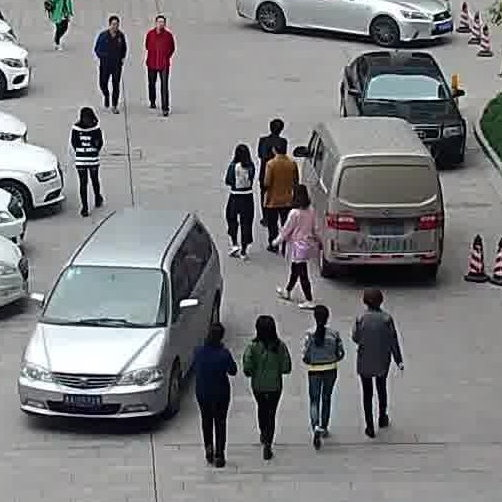
//> input picture yolo-fastest-v2-ncnn-raspberry-pi-4/parking_tiny.jpg, 502 x 502 px, given in place of the camera
$ ./mainLane   (built with g++ and OpenCV 4)
//> lines starting //> are read from the running program, lines starting //| are printed output that depends on the picture; after the words box and inside, x2 and y2 are one past the last pixel; in counts of white or black regions, pixels touching at a corner belong together
### yolo-fastest-v2-ncnn-raspberry-pi-4/yolo-fastestv2.h
#ifndef NCNN_H_
#define NCNN_H_

#include "net.h"

#include <vector>
#include <opencv2/opencv.hpp>

class TargetBox
{
private:
    float getWidth() { return (x2 - x1); };
    float getHeight() { return (y2 - y1); };

public:
    int x1;
    int y1;
    int x2;
    int y2;

    int cate;
    float score;

    float area() { return getWidth() * getHeight(); };
};

class yoloFastestv2
{
private:
    ncnn::Net net;
    std::vector<float> anchor;

    int numAnchor;
    int numOutput;
    int numThreads;
    int numCategory;
    int inputWidth, inputHeight;

    float nmsThresh;

    int nmsHandle(std::vector<TargetBox> &tmpBoxes, std::vector<TargetBox> &dstBoxes);
    int getCategory(const float *values, int index, int &category, float &score);
    int predHandle(const ncnn::Mat *out, std::vector<TargetBox> &dstBoxes,
                   const float scaleW, const float scaleH, const float thresh);

public:
    yoloFastestv2();
    ~yoloFastestv2();

    int init(const bool use_vulkan_compute=false);
    int loadModel(const char* paramPath, const char* binPath);
    int detection(const cv::Mat srcImg, std::vector<TargetBox> &dstBoxes,
                  const float thresh = 0.3);
};
#endif

### yolo-fastest-v2-ncnn-raspberry-pi-4/yolo-fastestv2.cpp
#include <math.h>
#include <algorithm>
#include "yolo-fastestv2.h"

//模型的参数配置
yoloFastestv2::yoloFastestv2()
{
    numOutput = 2;
    numThreads = 4;
    numAnchor = 3;
    numCategory = 80;
    nmsThresh = 0.25;
    inputWidth = 352;
    inputHeight = 352;
    //anchor box w h
    std::vector<float> bias {12.64, 19.39, 37.88,51.48, 55.71, 138.31,
                             126.91, 78.23, 131.57, 214.55, 279.92, 258.87};

    anchor.assign(bias.begin(), bias.end());
}

yoloFastestv2::~yoloFastestv2()
{
    ;
}

// [186 lines left out: functions init, loadModel, intersection_area, scoreSort, nmsHandle, getCategory and 2 more, not called in this run]

### yolo-fastest-v2-ncnn-raspberry-pi-4/mainLane.cpp
/* Use openCV to do Lane Detection

*/


#include <opencv2/core/core.hpp>
#include <opencv2/highgui/highgui.hpp>
#include <opencv2/imgproc/imgproc.hpp>

#include <chrono>
#include <iostream>
#include <string>
#include <vector>

#include "yolo-fastestv2.h"

yoloFastestv2 yoloF2;

// write a function do Region of Interest (ROI) to mask out the sky and surroundings to reduce false positives dramatically.
// 去掉上边一半的面积，裁掉
void region_of_interest(cv::Mat& img, cv::Mat& mask) {
    // Define a polygon that covers the lower half of the image (where the road is likely to be)
    std::vector<cv::Point> vertices;
    int img_width = img.cols;
    int img_height = img.rows;
    vertices.push_back(cv::Point(0, img_height)); // Bottom-left corner
    vertices.push_back(cv::Point(img_width, img_height)); // Bottom-right corner
    vertices.push_back(cv::Point(img_width, img_height * 0.5)); // Top-right corner
    vertices.push_back(cv::Point(0, img_height * 0.5)); // Top-left corner
    cv::fillConvexPoly(mask, vertices, cv::Scalar(255));
    cv::bitwise_and(img, mask, img);
}

// write a function to do Hough Transform for Lane Lines
void hough_transform(cv::Mat& img) {
    std::vector<cv::Vec4i> lines;
    // Parameters: image, output vector, rho, theta, threshold
    cv::HoughLinesP(img, lines, 1, CV_PI / 180, 150, 80, 40);
    for (size_t i = 0; i < lines.size(); i++) {
        cv::Vec4i l = lines[i];
        cv::line(img, cv::Point(l[0], l[1]), cv::Point(l[2], l[3]), cv::Scalar(255), 3, cv::LINE_AA);
    }
}

int main(int argc, char** argv)
{
    // const std::string defaultUrl = "http://127.0.0.1:8080/?action=stream";
    // const std::string streamUrl = (argc > 1) ? argv[1] : defaultUrl;

    // /dev/video0
    cv::VideoCapture cap(0);
    cap.set(cv::CAP_PROP_FRAME_WIDTH, 352);
    cap.set(cv::CAP_PROP_FRAME_HEIGHT, 288);
    cap.set(cv::CAP_PROP_FPS, 30);
    cap.set(cv::CAP_PROP_FOURCC, cv::VideoWriter::fourcc('M', 'J', 'P', 'G'));

        // 检查是否成功打开
    if (!cap.isOpened()) {
        std::cerr << "Can not open camera" << std::endl;
        return -1;
    }

    cv::Mat frame;
    cv::Mat gray;

    while (true) {
        cap >> frame;
//> frame is the input picture: 502 rows x 502 cols, CV_8UC3; mean B, G, R 127.1, 125.8, 125.2
        if (frame.empty()) {
            std::cerr << "Can not read frame from camera" << std::endl;
            break;
        }

        // Convert the BGR frame to grayscale. Colour information is not needed for edge detection and processing a single channel is 3× faster.
        cv::cvtColor(frame, frame, cv::COLOR_BGR2GRAY);
//> frame: 502 rows x 502 cols, CV_8UC1

        // Apply Gaussian blur to suppress noise. A 5×5 kernel is a good starting point for typical road footage.
        cv::GaussianBlur(frame, frame, cv::Size(5, 5), 1.5,0);
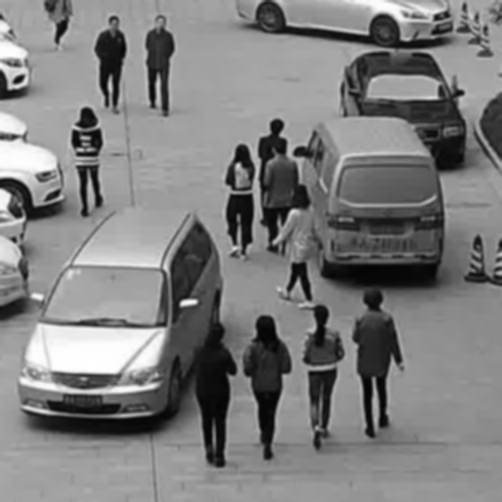
//> frame: 502 rows x 502 cols, CV_8UC1; min 3, max 255, mean 125.8

        // Canny edge detection finds sharp intensity gradients, which correspond to lane markings and road boundaries.
        //  Lower threshold = 50, upper = 150 (adjust for your lighting)
        cv::Canny(frame, frame, 60, 180);
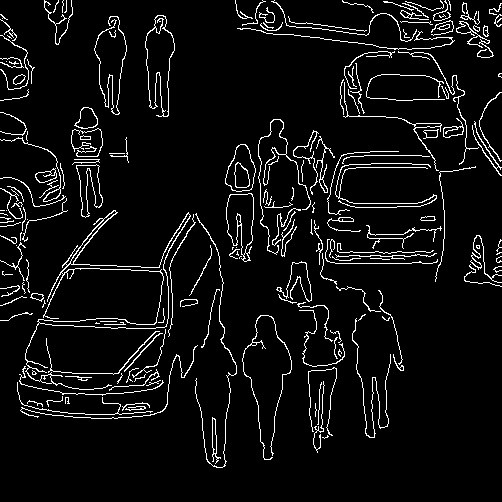
//> frame: 502 rows x 502 cols, CV_8UC1; 6.1% white in thin lines or dots

        // ROI, Region of Interest
        // Only the lower portion of the frame contains the road ahead. Mask out the sky and surroundings to reduce false positives dramatically.
        cv::Mat mask = cv::Mat::zeros(frame.size(), frame.type());
        region_of_interest(frame, mask);
//> in region_of_interest, `cv::fillConvexPoly(mask, vertices, cv::Scalar(255));`:
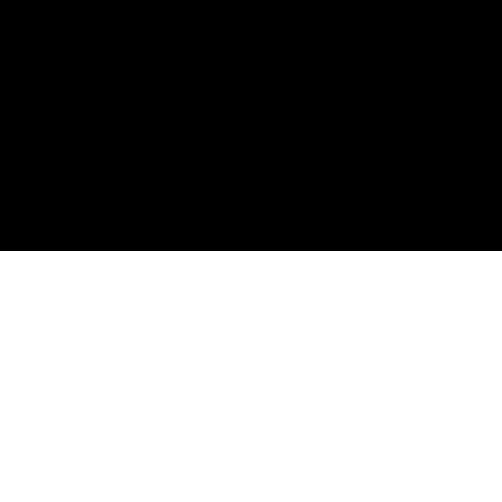
//> mask: 502 rows x 502 cols, CV_8UC1; 50% white; 1 white region, box (x1, y1, x2, y2) and area: (0, 251, 502, 502) 126002
//> in region_of_interest, `cv::bitwise_and(img, mask, img);`:
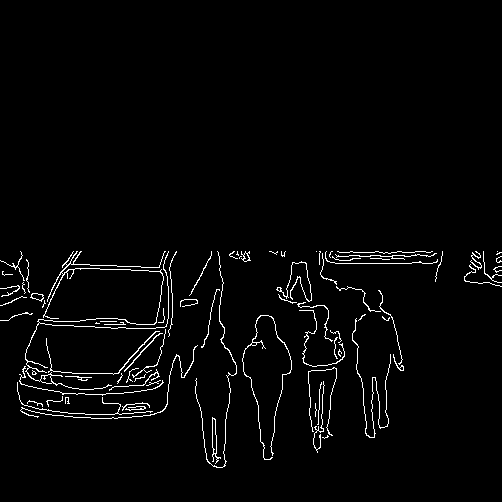
//> img: 502 rows x 502 cols, CV_8UC1; 2.5% white in thin lines or dots, all inside (x1, y1, x2, y2) = (0, 251, 502, 468)

        // Hough Transform for Lane Lines
        // The Hough Transform detects lines in the edge-detected image. It works by transforming points in Cartesian space to a parameter space and finding accumulations that correspond to lines.
        hough_transform(frame);
//> in hough_transform, `cv::HoughLinesP(img, lines, 1, CV_PI / 180, 150, 80, 40);`: lines = empty

        cv::imshow("Camera Lane Detection", frame);


        if(cv::waitKey(20) == 27) { // ESC key to exit
//> the Esc key is pressed
            break;
        }

    }

    cap.release();
    cv::destroyAllWindows();

    return 0;
}
